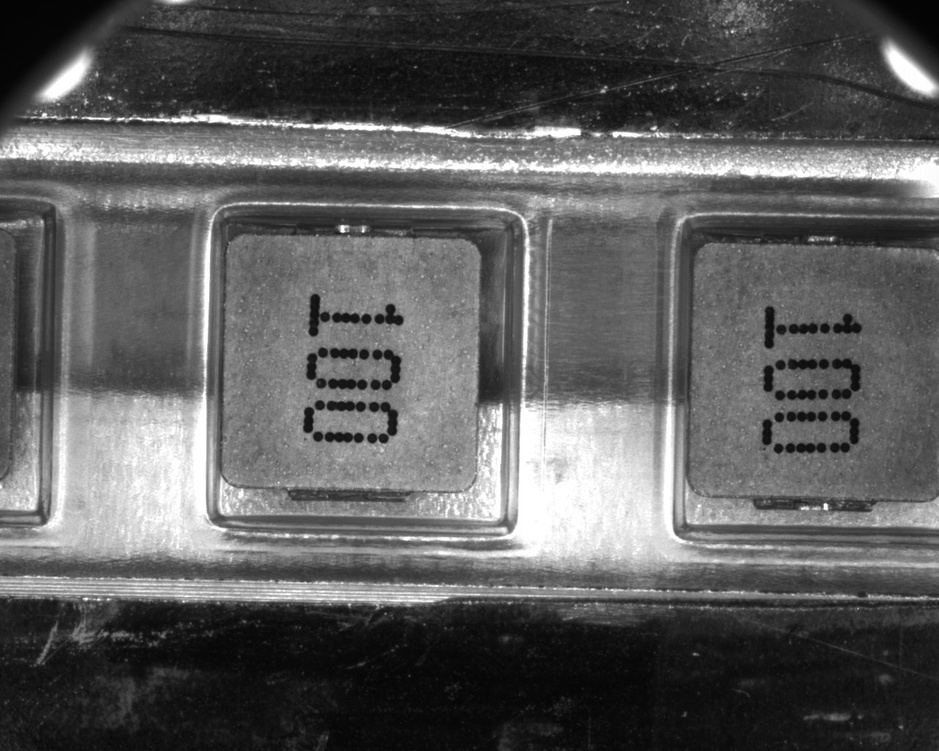
#> input picture source/100-1.jpg, 939 x 751 px, shrunk from 1280 x 1024 before the run
$ python speedBenchmark.py
#> lines starting #> are read from the running program, lines starting #| are printed output that depends on the picture
### functions.py
import numpy as np
import cv2
import queue
from multiprocessing.pool import ThreadPool

def change2ConvView(x, y):
    # change view for conv
    view_shape = tuple(np.subtract(x.shape, y.shape) + 1) + y.shape
    strides = x.strides + x.strides
    sub_matrices = np.lib.stride_tricks.as_strided(x, view_shape, strides)

    return sub_matrices

def createSubsampleImgs(originImage, originTemplate):
    sample_imgs = [originImage]
    sample_templates = [originTemplate]

    # 取影像的奇數行與列來縮小影像大小
    for _ in range(3):
        sample_imgs.append(sample_imgs[-1][::2, ::2])
        sample_templates.append(sample_templates[-1][::2, ::2])

    return sample_imgs, sample_templates

def deduplicate(location: np.ndarray, similarity: np.ndarray, threshold):
    results_location = []
    results_sim = []

    while len(location) > 0:
        p = location[0]

        # 計算p點到其他目標點的距離
        distance = np.sqrt(np.sum((location - p)**2, axis=1))
        # 找出距離過近的點
        nearPoint = np.argwhere(distance < threshold).flatten()

        # 找出這些點之中相似度最高的點
        sim_argmax = np.argmax(similarity[nearPoint])
        # 保留該點
        results_location.append(location[nearPoint][sim_argmax])
        results_sim.append(similarity[nearPoint][sim_argmax])
        # 刪除其他點
        location = np.delete(location, nearPoint, axis=0)
        similarity = np.delete(similarity, nearPoint, axis=0)

    return np.array(results_location), np.array(results_sim)

def templateMatching(img, T):
    # 將圖片依照模板大小重新排列/裁切
    I = change2ConvView(img, T)

    # 取得模板的長寬
    template_h, template_w = T.shape
    c = template_h * template_w

    # 計算T(模板)總和與I(圖片區塊)總和
    T_sum = np.einsum('ij->', T)
    I_sum = np.einsum('klij->kl', I)

    # 使用covariant方式計算
    # E(XY) - (x平均 * y平均)
    m = np.einsum('ij,klij->kl', T, I)
    n = T_sum * I_sum / c

    # var(X') = cov(X', X') = E(XX) - (x平均 * x平均)
    I_var = np.einsum('klij->kl', change2ConvView(img**2, T)) - I_sum**2 / c
    T_var = np.einsum('ij->', T**2) - T_sum**2 / c
    b = np.sqrt(T_var * I_var)

    return (m - n) / b

# [8 lines left out: function drawRec, not called in this run]

def convertBGR2GRAY(img):
    res = img[:, :, 2]*0.299 + img[:, :, 1]*0.587 + img[:, :, 0]*0.114
    res = res.astype(np.float32)
    return res


def speedUp_templateMatching(img, templ, threshold):
    # sub sampling
    sample_imgs, sample_templates = createSubsampleImgs(img, templ)

    results_loc = []
    results_sim = []

    def find(now_level, start_point, subimage_w, subimage_h):

        now_template = sample_templates[now_level]
        now_img = sample_imgs[now_level]

        template_h, template_w = now_template.shape

        # 裁切影像
        h_upper = start_point[0] - 5
        h_lower = start_point[0] + subimage_h + 5
        w_upper = start_point[1] - 5
        w_lower = start_point[1] + subimage_w + 5

        if h_upper < 0:
            h_upper = 0
        if h_lower >= now_img.shape[0]:
            h_lower = now_img.shape[0]
        if w_upper < 0:
            w_upper = 0
        if w_lower >= now_img.shape[1]:
            w_lower = now_img.shape[1]

        cut_img = now_img[h_upper:h_lower, w_upper:w_lower]


        # pad
        if (now_template.shape[0] >= cut_img.shape[0]) or (now_template.shape[1] >= cut_img.shape[1]):
            pad = np.array([now_template.shape[0] - cut_img.shape[0], now_template.shape[1] - cut_img.shape[1]], dtype=np.int32) //2

            pad[pad >= 0] += 4
            pad[pad < 0] = 0

            padded_img_gray = np.pad(cut_img, [[pad[0], pad[0]], [pad[1], pad[1]]])
        else:
            padded_img_gray = cut_img


        R = templateMatching(padded_img_gray, now_template)

        #
        if now_level == len(sample_imgs) - 1:
            loc = np.where( R >= threshold)
            points_loc = np.array([[i, j] for i, j in zip(*loc)])
            points_sim = np.array([R[i, j] for i, j in zip(*loc)])
            targetPoint, _ = deduplicate(points_loc, points_sim, sample_imgs[now_level].shape[1]*0.1)
        else:
            loc = np.where( R >= R.max())
            targetPoint = [[loc[0][0], loc[1][0]]]

        if len(targetPoint) <= 0:
            return []

        #
        if now_level == 0:
            results_loc.append((targetPoint[0] + np.array([h_upper, w_upper])))
            results_sim.append(R[(targetPoint[0])[0], (targetPoint[0])[1]])
            return []
        #
        targetPoint = targetPoint + np.array([h_upper, w_upper]) + [template_h//2, template_w//2]

        result = []
        for x, y in targetPoint:
            x_init = x - int(now_template.shape[0]*0.5) if x - now_template.shape[0]*0.5 > 0 else 0
            y_init = y - int(now_template.shape[1]*0.5) if y - now_template.shape[1]*0.5 > 0 else 0

            result.append([now_level-1, (np.array([x_init, y_init]))*2, int((now_template.shape[1])*2), int((now_template.shape[0])*2)])

        return result

    pool = ThreadPool(processes=4)

    # init. task
    init_level = len(sample_imgs) - 1
    que = queue.Queue()

    que.put(pool.apply_async(find, [init_level, np.array([0, 0]), sample_imgs[-1].shape[1], sample_imgs[-1].shape[0]]))
    while not que.empty():
        r = que.get()
        for rr in r.get():
            que.put(pool.apply_async(find, rr))


    return results_loc, results_sim

### speedBenchmark.py
import cv2
import numpy as np
import pandas as pd
import time
from functions import convertBGR2GRAY, speedUp_templateMatching


results = []

templatePath = './template/100-Template.jpg'
threshold = 0.6

for _ in range(10):
    for i in range(1, 5, 1):
        imgPath = f'./source/100-{i}.jpg'


        ####################################################
        st = time.time()
        #
        img = cv2.imread(imgPath)
#> img is the input picture: shape (751, 939, 3); min 4, max 255, mean 92.2
        template = cv2.imread(templatePath)
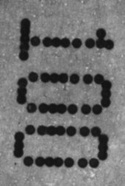
#> input picture template/100-Template.jpg, 125 x 186 px, shrunk from 170 x 253 before the run
#> template is the input picture: shape (186, 125, 3); min 14, max 220, mean 113.5

        img_gray = convertBGR2GRAY(img)
        template_gray = convertBGR2GRAY(template)

        res = cv2.matchTemplate(img_gray, template_gray, cv2.TM_CCOEFF_NORMED)
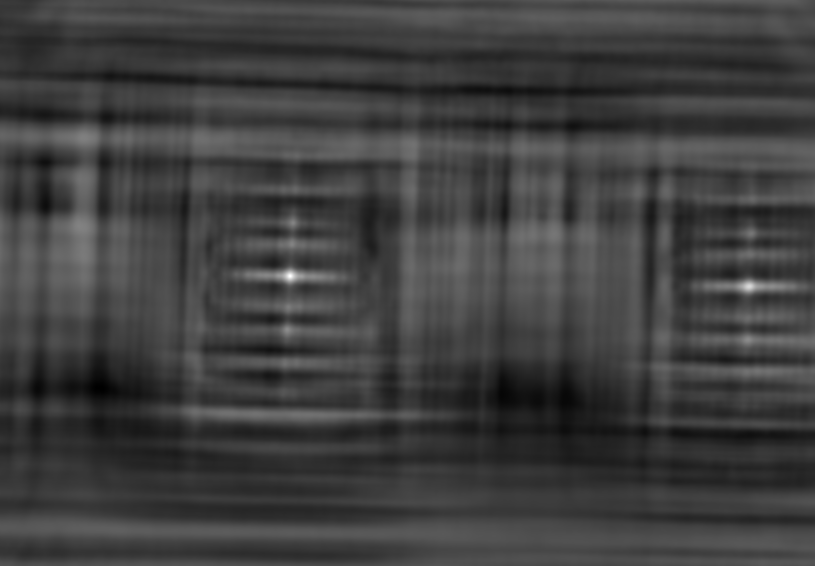
#> res: shape (566, 815) float32; min -0.347, max 0.98, mean -0.0167; drawn with min black and max white
        loc = np.where( res >= threshold)
#> loc = 125 positions, rows 272 to 289, columns 284 to 753

        #
        costTime = time.time() - st
        results.append(['OpenCV function', f'100-{i}.jpg', costTime])

        ####################################################
        st = time.time()
        #
        img = cv2.imread(imgPath)
        template = cv2.imread(templatePath)

        img_gray = convertBGR2GRAY(img)
        template_gray = convertBGR2GRAY(template)

        results_loc, results_sim = speedUp_templateMatching(img_gray, template_gray, threshold)
#> after the loop in createSubsampleImgs, `for _ in range(3):`: sample_imgs = 4 items
#> in speedUp_templateMatching, `init_level = len(sample_imgs) - 1`: init_level = 3
#> in find, `now_img = sample_imgs[now_level]`:
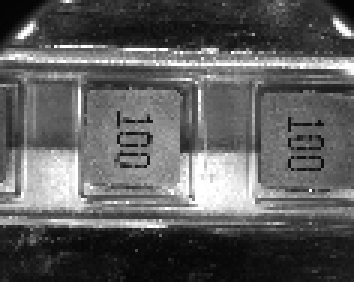
#> now_img: shape (94, 118) float32 (shown 3 times larger); min 4, max 255, mean 92.5
#> in change2ConvView, `strides = x.strides + x.strides`: strides = (30048, 32, 30048, 32)
#> in templateMatching, `T_sum = np.einsum('ij->', T)`: T_sum = 43855
#> in templateMatching, `I_sum = np.einsum('klij->kl', I)`:
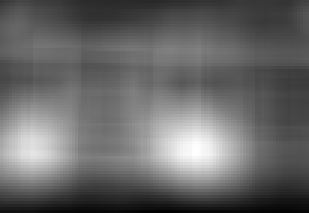
#> I_sum: shape (71, 103) float32 (shown 3 times larger); min 15894, max 81755, mean 42660.7; drawn with min black and max white
#> in templateMatching, `I_var = np.einsum('klij->kl', change2ConvView(img**2, T)) - I_sum**2 / c`:
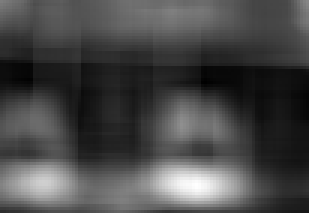
#> I_var: shape (71, 103) float32 (shown 3 times larger); min 76924.2, max 3591976, mean 1078468; drawn with min black and max white
#> in templateMatching, `T_var = np.einsum('ij->', T**2) - T_sum**2 / c`: T_var = 626342.7
#> in templateMatching, `return (m - n) / b`:
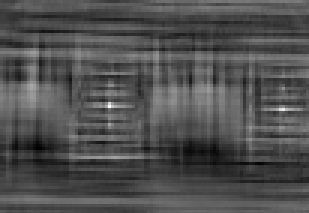
#> returned value: shape (71, 103) float32 (shown 3 times larger); min -0.346, max 0.706, mean -0.0166; drawn with min black and max white
#> in find, `loc = np.where( R >= threshold)`: loc = ([35, 36], [36, 94])
#> in find, `points_loc = np.array([[i, j] for i, j in zip(*loc)])`: points_loc = [[35, 36], [36, 94]]
#> in find, `points_sim = np.array([R[i, j] for i, j in zip(*loc)])`: points_sim = [0.706, 0.622]
#> the loop in deduplicate, `while len(location) > 0:` made 2 passes
#> (p, distance, nearPoint, sim_argmax, location, similarity) on pass 1: ([35, 36], [0, 58.01], [0], 0, [[36, 94]], [0.622])
#> (p, distance, nearPoint, sim_argmax) on pass 2: ([36, 94], [0], [0], 0)
#> after the loop in deduplicate, `while len(location) > 0:`: location = empty array; results_location = [[35, 36], [36, 94]]; results_sim = [0.706, 0.622]; similarity = empty array
#> in find, `targetPoint, _ = deduplicate(points_loc, points_sim, sample_imgs[now_l..`: targetPoint = [[35, 36], [36, 94]]
#> in find, `targetPoint = targetPoint + np.array([h_upper, w_upper]) + [template_h..`: targetPoint = [[47, 44], [48, 102]]
#> the loop in find, `for x, y in targetPoint:` made 2 passes
#> (x, y, x_init, y_init) on passes 1 to 2: (47, 44, 35, 36), (48, 102, 36, 94)
#> after the loop in find, `for x, y in targetPoint:`: result = [[2, [70, 72], 32, 48], [2, [72, 188], 32, 48]]
#> the loop in speedUp_templateMatching, `while not que.empty():` made 7 passes
#> pass 1, in find (call 3), `cut_img = now_img[h_upper:h_lower, w_upper:w_lower]`:
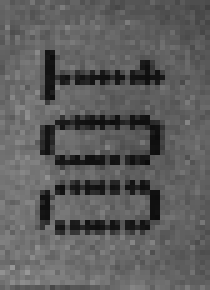
#> cut_img: shape (58, 42) float32 (shown 5 times larger); min 11, max 151, mean 92.8
#> results_loc = [[276, 290], [286, 749]]; results_sim = [0.98, 0.782]
#> (the run stopped early here; a loop or call above may not have finished)
